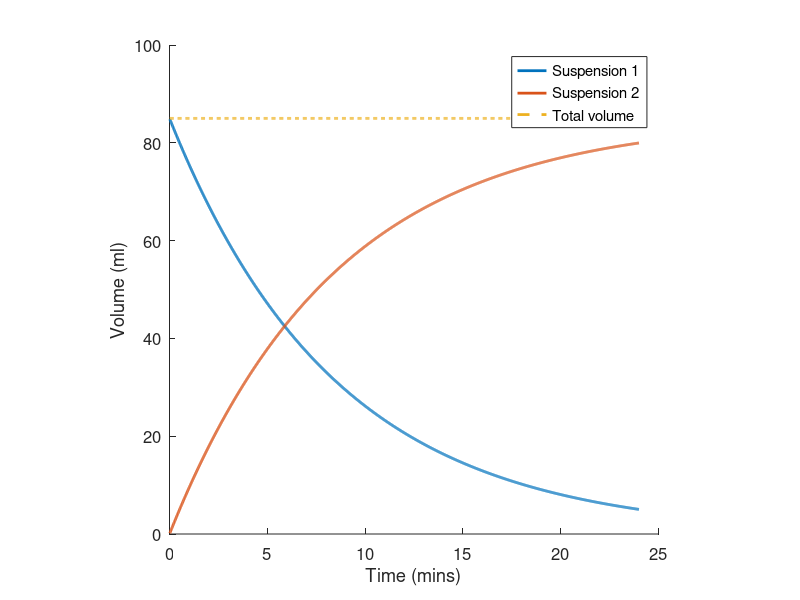
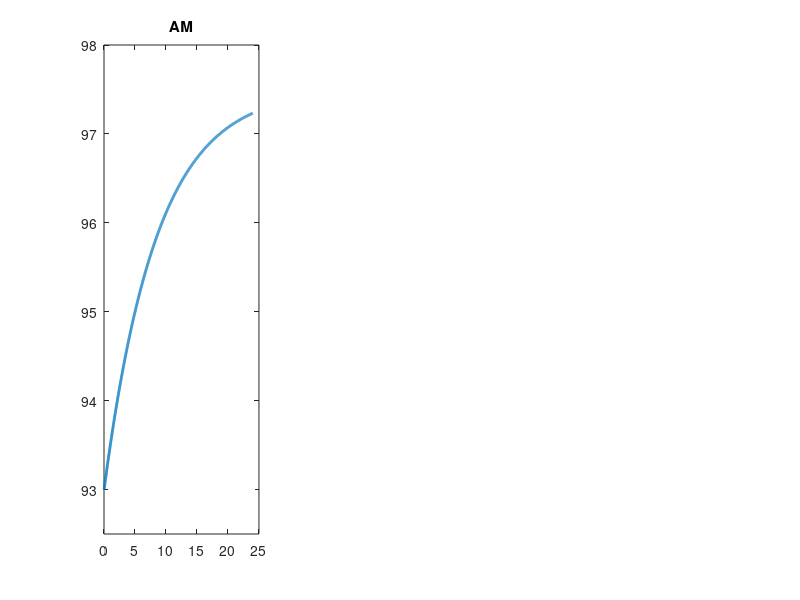

The MATLAB source for these figures, in order: (Note: this script raises an error after producing the figures.)
%%% Mix_in_suspension simulation %%%
%%% Author: Jack Evans %%%
%%% Patrick Grant group, Oxford University 2020 %%%
% Simulates spray deposition of a two suspension system where 
% suspension 2 is pumped into suspension 1 and the resulting
% mixture is pumped to the spray head.

clear
clc

%% Input

% Specify coordinates and pattern
load shelves_rotation.mat
load shelves_rotation_defaults.mat

if exist('s1_vol_init','var') == 0
    % Volume of suspension 1 in bottle 1 (ml)
    s1_vol_init = 85;

    % Volume of suspension 2 in bottle 2 (ml)
    s2_vol_b2 = 270;

    % Pump speeds (ml/min)
    p1 = 10;
    p2 = 10;

    % Experiment time
    iteration_total = 1;
    iteration_time = 240*6; % seconds
    time_tot = iteration_total * iteration_time; % seconds

    % Ratio of components
    s1_ratio_binder = 2;
    s1_ratio_cb = 5;
    s1_ratio_am = 100 - s1_ratio_binder - s1_ratio_cb;

    s2_ratio_binder = 2;
    s2_ratio_cb = 0.5;
    s2_ratio_am = 100 - s2_ratio_binder - s2_ratio_cb;

%     save('shelves_rotation_defaults.mat') % delete x_it, x_unique, y_it
%     and y_unique before saving default settings
end

% Overwrite defaults
s2_vol_b2 = 270;
%% Conversions

% Seconds to desired time_step

%conv = 1000; % seconds to millseconds
%time_tot = time_tot*conv;

conv_min_and_s = 60;

p1 = p1 / conv_min_and_s;
p2 = p2 / conv_min_and_s;

mins(:,1) = (1:time_tot) / conv_min_and_s;


%% Pre-allocate

s1_out = zeros(time_tot,1);
s2_out = zeros(time_tot,1);

s1_vol_array = zeros(time_tot,1);
s2_vol_array = zeros(time_tot,1);

out_ratio_am = zeros(time_tot,1);
out_ratio_binder = zeros(time_tot,1);
out_ratio_cb = zeros(time_tot,1);

% Initial volume of suspensions in bottle 1
s1_vol = s1_vol_init;
s2_vol = 0;

% Cumulative volume of suspension 2 pumped into bottle 1
s2_vol_in = 0;

%% Iterate

for i = 1:time_tot
    
    % Proportion of s1 and s2 being pumped from bottle 1 per time_step
    s1_out(i) = p1 * (s1_vol / (s1_vol + s2_vol));
    s2_out(i) = p1 * (s2_vol / (s1_vol + s2_vol));
    
    % Volume of s1_vol left in bottle 1
    if s1_out(i) > s1_vol
        s1_out(i) = s1_vol;
        s1_vol = 0;
    else
        s1_vol = s1_vol - s1_out(i);
    end
    
    % Volume of s2 in bottle 1 considering replenishment from bottle 2
    if s2_vol_in < s2_vol_b2
        if s2_out(i) > s2_vol
            s2_out(i) = s2_vol;
            s2_vol = 0 + p2;
            s2_vol_in = s2_vol_in + p2;
        else
            s2_vol = s2_vol - s2_out(i) + p2;
            s2_vol_in = s2_vol_in + p2;
        end
    else
        if s2_out(i) > s2_vol
            s2_out(i) = s2_vol;
            s2_vol = 0;
        else
            s2_vol = s2_vol - s2_out(i);
        end
    end
    
    % Update volume arrays
    s1_vol_array(i) = s1_vol;
    s2_vol_array(i) = s2_vol;
    
    % Ratio of s1 and s2 out of bottle 1
    s1_out_ratio = s1_out(i) / (s1_out(i) + s2_out(i));
    s2_out_ratio = s2_out(i) / (s1_out(i) + s2_out(i));
    
    % Ratio of components out of bottle 1
    out_ratio_am(i) = s1_ratio_am * s1_out_ratio + s2_ratio_am * s2_out_ratio;
    out_ratio_binder(i) = s1_ratio_binder * s1_out_ratio + s2_ratio_binder * s2_out_ratio;
    out_ratio_cb(i) = s1_ratio_cb * s1_out_ratio + s2_ratio_cb * s2_out_ratio;
end

% Calculate totals and averages

total_vol = s1_vol + s2_vol;
total_out = sum(s1_out) + sum(s2_out);

out_mean_am = mean(out_ratio_am);
out_mean_binder = mean(out_ratio_binder);
out_mean_cb = mean(out_ratio_cb);

%% Time plots

% Formatting
lw = 2;
avg_colour = 'r';
b1_colour = 'm';
b2_colour = 'g';

% Plot 1 -- Volume of suspensions in bottle 1 vs Time
fig_vol = figure('Name', 'Volume in bottle 1', 'Position', [100 100 450 450]);
hold on
plot(mins, s1_vol_array, 'LineWidth', lw, 'DisplayName', 'Suspension 1')
plot(mins, s2_vol_array, 'LineWidth', lw, 'DisplayName', 'Suspension 2')
plot(mins, s1_vol_array+s2_vol_array, '--', 'LineWidth', lw, 'DisplayName', 'Total volume')
legend('Location','best');
set(gca,'FontSize',12)
set(gca,'PlotBoxAspectRatio',[1 1 1])
xlabel('Time (mins)') 
ylabel('Volume (ml)') 
hold off

% Plot 2 -- Composition of sprayed suspension vs Time
fig_out_ratio = figure('Name', 'Sprayed component ratio', 'Position', [100 100 550 450]);

% AM subplot
plot_percent_am = subplot(1,3,1);
plot(mins, out_ratio_am, 'LineWidth', lw, 'DisplayName', 'Transient');
title('AM');
ylim(plot_percent_am,[92.5 98]);
yline(out_mean_am, '--', 'LineWidth', lw, 'Color', avg_colour, 'DisplayName', 'Average');
yline(s1_ratio_am, '-.', 'LineWidth', lw, 'Color', b1_colour, 'DisplayName', 'B1 initial');
yline(s2_ratio_am, '-.', 'LineWidth', lw, 'Color', b2_colour, 'DisplayName', 'B2 initial');
ylabel('Concentration (%)')
set(gca,'FontSize',12)

% Binder subplot
plot_percent_binder = subplot(1,3,2);
plot(mins, out_ratio_binder, 'LineWidth', lw, 'DisplayName', 'Transient');
title('Binder');
ylim(plot_percent_binder,[0 4]);
yline(out_mean_binder, '--', 'LineWidth', lw, 'Color', avg_colour, 'DisplayName', 'Average');
yline(s1_ratio_binder, '-.', 'LineWidth', lw, 'Color', b1_colour, 'DisplayName', 'B1 initial');
yline(s2_ratio_binder, '-.', 'LineWidth', lw, 'Color', b2_colour, 'DisplayName', 'B2 initial');
legend('Location','best');
xlabel('Time (mins)')
set(gca,'FontSize',12)

% CB subplot
plot_percent_cb = subplot(1,3,3);
plot(mins, out_ratio_cb, 'LineWidth', lw, 'DisplayName', 'Transient');
title('CB');
ylim(plot_percent_cb,[0 5.5])
yline(out_mean_cb, '--', 'LineWidth', lw, 'Color', avg_colour, 'DisplayName', 'Average');
yline(s1_ratio_cb, '-.', 'LineWidth', lw, 'Color', b1_colour, 'DisplayName', 'B1 initial');
yline(s2_ratio_cb, '-.', 'LineWidth', lw, 'Color', b2_colour, 'DisplayName', 'B2 initial');
set(gca,'FontSize',12)

%% Spatial plots

% Concatenate iteration coords to total iterations of deposition
x_total = repmat(x_it,1,iteration_total)';
y_total = repmat(y_it,1,iteration_total)';

% Create spline ---------------------------------------------------------

% Number of points desired per iteration
points = length(x_it); 

% Time step for desired number of points
step = 1 * (iteration_time / points) / conv_min_and_s;

% End time of spline
spline_x_end = (iteration_total * iteration_time) / conv_min_and_s;

% Spline distribution
spl_mins = 0+step: step: spline_x_end;

% Spline creation
spl_am = makima(mins, out_ratio_am, spl_mins)';
spl_binder = makima(mins, out_ratio_binder, spl_mins)';
spl_cb = makima(mins, out_ratio_cb, spl_mins)';

spl = [x_total y_total spl_am spl_binder spl_cb];

% Create table of raw data for indexing
table_raw = array2table(spl,'VariableNames',{'x','y','ratio_am','ratio_binder','ratio_cb'});

% Create table for plot data
plot_data = [y_unique' x_unique' zeros(length(x_unique),1)];

for i = 1:length(plot_data)
    rows = (table_raw.y == y_unique(i) & table_raw.x == x_unique(i));
    T = table_raw(rows,:);
    plot_data(i,3) = sum(T.ratio_am)/height(T);
    plot_data(i,4) = sum(T.ratio_binder)/height(T);
    plot_data(i,5) = sum(T.ratio_cb)/height(T);
end

plot_data = array2table(plot_data,'VariableNames',{'y','x','ratio_am','ratio_binder','ratio_cb'});

%%

% Pre-allocate
matrix_am = zeros(max(y_unique),max(x_unique));
matrix_binder = zeros(max(y_unique),max(x_unique));
matrix_cb = zeros(max(y_unique),max(x_unique));

% Build matrix
for i = 1:height(plot_data)
    matrix_am(plot_data.y(i),plot_data.x(i)) = plot_data.ratio_am(i);
    matrix_binder(plot_data.y(i),plot_data.x(i)) = plot_data.ratio_binder(i);
    matrix_cb(plot_data.y(i),plot_data.x(i)) = plot_data.ratio_cb(i);
end

% Round values for display
matrix_am = round(matrix_am, 2);
matrix_binder = round(matrix_binder, 2);
matrix_cb = round(matrix_cb, 2);

% Plot 3 -- Average spatial composition at x vs y coords
fig_heatmaps = figure('Name', 'Component spatial ratio', 'Position', [100 100 800 600]);
t = tiledlayout(2, 2);
nexttile

% AM subplot
h_am = heatmap(matrix_am);
title('AM');
set(gca,'FontSize',12)

% Binder subplot
nexttile
h_binder = heatmap(matrix_binder);
title('Binder');
set(gca,'FontSize',12)

% CB subplot
nexttile
h_cb = heatmap(matrix_cb);
title('CB');
set(gca,'FontSize',12)

t.TileSpacing = 'compact';
t.Padding = 'compact';
xlabel(t,'x dimension');
ylabel(t,'y dimension');

%% Outputs
disp('Suspension 1: ')
disp(['Volume: ',num2str(s1_vol_init),' ml'])
disp(['AM: ',num2str((s1_ratio_am/100)*s1_vol_init/100),' g'])
disp(['Binder: ',num2str((s1_ratio_binder/100)*s1_vol_init/100),' g'])
disp(['CB: ',num2str((s1_ratio_cb/100)*s1_vol_init/100),' g'])
disp(' ')
disp('Suspension 2: ')
disp(['Volume: ',num2str(s2_vol_b2),' ml'])
disp(['AM: ',num2str((s2_ratio_am/100)*s2_vol_b2/100),' g'])
disp(['Binder: ',num2str((s2_ratio_binder/100)*s2_vol_b2/100),' g'])
disp(['CB: ',num2str((s2_ratio_cb/100)*s2_vol_b2/100),' g'])
disp(' ')
disp('Deposition: ')
disp(['Total deposition time: ', num2str(time_tot/conv_min_and_s), ' mins'])
disp(['Final volume in bottle 1: ', num2str(s1_vol + s2_vol), ' ml'])
disp(['Final volume in bottle 2: ', num2str(s2_vol_b2 - s2_vol_in), ' ml'])
disp(['Initial sprayed component ratio: ',...
    num2str(round(out_ratio_am(1),2)),' % AM, ',...
    num2str(round(out_ratio_binder(1),2)),' % Binder, ',...
    num2str(round(out_ratio_cb(1),2)),' % CB'])

disp(['Final sprayed component ratio: ',...
    num2str(round(out_ratio_am(end),2)),' % AM, ',...
    num2str(round(out_ratio_binder(end),2)),' % Binder, ',...
    num2str(round(out_ratio_cb(end),2)),' % CB'])

disp(['Mean component ratio: ',...
    num2str(round(out_mean_am,2)),' % AM, ',...
    num2str(round(out_mean_binder,2)),' % Binder, ',...
    num2str(round(out_mean_cb,2)),' % CB'])
